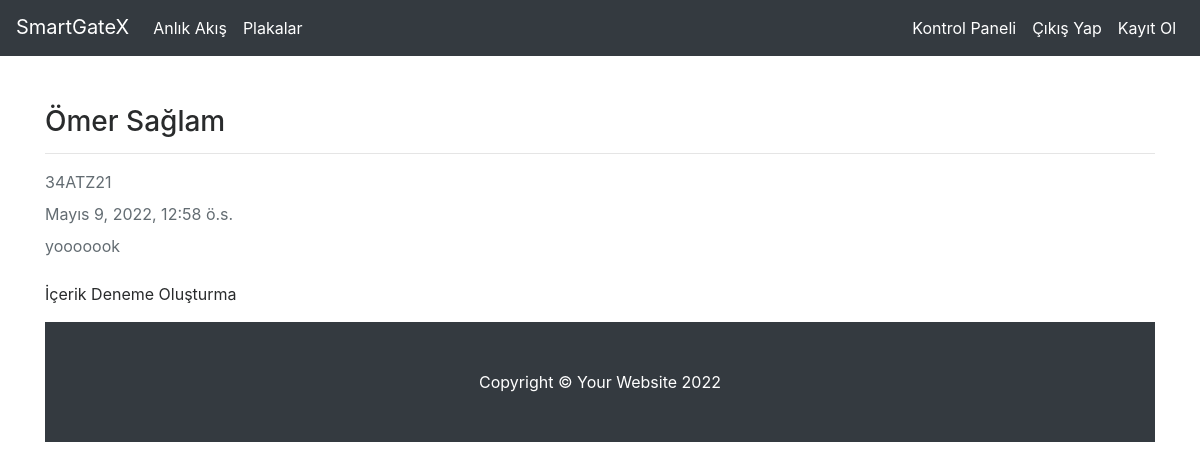
Screenshot of /plates/plate/3 (signed in) with the database file from the repository.
### plate/models.py (models this page shows, shortened)
class Plate(models.Model):
    attendant=models.ForeignKey("auth.user",on_delete=models.CASCADE)       #Eğer bir kullanıcı silinirse ona ait tüm plakalar ve veriler yok olur.
    plate=models.CharField(max_length=10) #Başlık oluşturma,max uzunluk 50 karakter
    name=models.CharField(max_length=20)
    surname=models.CharField(max_length=20)
    content=models.CharField(max_length=50) #Başlık oluşturma,max uzunluk 50 karakter
    created_date=models.DateTimeField(auto_now_add=True)
    car_image=models.FileField(blank=True,null=True,verbose_name="Araç Fotoğrafı Yükleyiniz.")

### plate/views.py (the view)
# urls.py: path('plate/<int:id>', views.detail, name="detail"),
@login_required(login_url="user:login")
def detail(request,id):
    plate=get_object_or_404(Plate,id=id)
    return render(request,"detail.html",{"plate":plate})

### templates/detail.html (shortened to what this page needs)
{% extends "layout.html" %}
{% block body %}
            <div class="row">
                <div class="col-lg-12">
                    <article>
                        <header class="mb-4">
                            <h3 class="fw-bolder mb-1">{{plate.name}} {{plate.surname}}</h3>
                            <hr>
                            <div class="text-muted fst-italic mb-2">{{plate.plate}}</div>
                            <div class="text-muted fst-italic mb-2">{{plate.created_date}}</div>
                            <div class="text-muted fst-italic mb-2">{{plate.content}}</div>
                        </header>
                      <p> İçerik Deneme Oluşturma</p>
                    </article>
                </div>
            </div>
        <footer class="py-5 bg-dark">
            <div class="container"><p class="m-0 text-center text-white">Copyright © Your Website 2022</p></div>
        </footer>
{% endblock %}

### rows the page displays
Plate: name "Ömer", surname "Sağlam", plate "34ATZ21", created_date "Mayıs 9, 2022, 12:58 ö.s.", content "yooooook"
